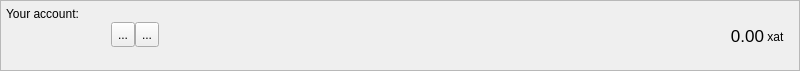
<?xml version="1.0" encoding="UTF-8"?>
<ui version="4.0">
 <class>AccountFrame</class>
 <widget class="QFrame" name="AccountFrame">
  <property name="geometry">
   <rect>
    <x>0</x>
    <y>0</y>
    <width>800</width>
    <height>71</height>
   </rect>
  </property>
  <property name="minimumSize">
   <size>
    <width>0</width>
    <height>70</height>
   </size>
  </property>
  <property name="maximumSize">
   <size>
    <width>16777215</width>
    <height>71</height>
   </size>
  </property>
  <property name="windowTitle">
   <string>Frame</string>
  </property>
  <property name="frameShape">
   <enum>QFrame::StyledPanel</enum>
  </property>
  <property name="frameShadow">
   <enum>QFrame::Plain</enum>
  </property>
  <layout class="QHBoxLayout" name="horizontalLayout_3">
   <property name="spacing">
    <number>0</number>
   </property>
   <property name="leftMargin">
    <number>5</number>
   </property>
   <property name="topMargin">
    <number>0</number>
   </property>
   <property name="rightMargin">
    <number>5</number>
   </property>
   <property name="bottomMargin">
    <number>0</number>
   </property>
   <item>
    <layout class="QVBoxLayout" name="verticalLayout_3">
     <property name="spacing">
      <number>1</number>
     </property>
     <property name="leftMargin">
      <number>0</number>
     </property>
     <property name="rightMargin">
      <number>0</number>
     </property>
     <item>
      <widget class="QLabel" name="label">
       <property name="minimumSize">
        <size>
         <width>0</width>
         <height>20</height>
        </size>
       </property>
       <property name="maximumSize">
        <size>
         <width>16777215</width>
         <height>20</height>
        </size>
       </property>
       <property name="text">
        <string>Your account:</string>
       </property>
       <property name="alignment">
        <set>Qt::AlignBottom|Qt::AlignLeading|Qt::AlignLeft</set>
       </property>
       <property name="margin">
        <number>0</number>
       </property>
       <property name="indent">
        <number>0</number>
       </property>
      </widget>
     </item>
     <item>
      <layout class="QHBoxLayout" name="horizontalLayout">
       <property name="spacing">
        <number>0</number>
       </property>
       <property name="bottomMargin">
        <number>0</number>
       </property>
       <item>
        <widget class="QLabel" name="m_addressLabel">
         <property name="sizePolicy">
          <sizepolicy hsizetype="Minimum" vsizetype="Preferred">
           <horstretch>0</horstretch>
           <verstretch>0</verstretch>
          </sizepolicy>
         </property>
         <property name="minimumSize">
          <size>
           <width>100</width>
           <height>22</height>
          </size>
         </property>
         <property name="maximumSize">
          <size>
           <width>16777215</width>
           <height>22</height>
          </size>
         </property>
         <property name="baseSize">
          <size>
           <width>0</width>
           <height>22</height>
          </size>
         </property>
         <property name="cursor">
          <cursorShape>IBeamCursor</cursorShape>
         </property>
         <property name="toolTip">
          <string>Your receiving address</string>
         </property>
         <property name="whatsThis">
          <string>This is your account address</string>
         </property>
         <property name="text">
          <string/>
         </property>
         <property name="alignment">
          <set>Qt::AlignBottom|Qt::AlignLeading|Qt::AlignLeft</set>
         </property>
         <property name="textInteractionFlags">
          <set>Qt::TextSelectableByKeyboard|Qt::TextSelectableByMouse</set>
         </property>
        </widget>
       </item>
       <item>
        <spacer name="horizontalSpacer_2">
         <property name="orientation">
          <enum>Qt::Horizontal</enum>
         </property>
         <property name="sizeType">
          <enum>QSizePolicy::Fixed</enum>
         </property>
         <property name="sizeHint" stdset="0">
          <size>
           <width>5</width>
           <height>25</height>
          </size>
         </property>
        </spacer>
       </item>
       <item>
        <widget class="QToolButton" name="m_copyButton">
         <property name="minimumSize">
          <size>
           <width>0</width>
           <height>25</height>
          </size>
         </property>
         <property name="toolTip">
          <string>Copy address</string>
         </property>
         <property name="statusTip">
          <string/>
         </property>
         <property name="whatsThis">
          <string/>
         </property>
         <property name="text">
          <string>...</string>
         </property>
         <property name="icon">
          <iconset resource="../../resources.qrc">
           <normaloff>:/icons/copy</normaloff>:/icons/copy</iconset>
         </property>
        </widget>
       </item>
       <item>
        <widget class="QToolButton" name="m_qrButton">
         <property name="minimumSize">
          <size>
           <width>0</width>
           <height>25</height>
          </size>
         </property>
         <property name="toolTip">
          <string>Show QR code</string>
         </property>
         <property name="statusTip">
          <string/>
         </property>
         <property name="text">
          <string>...</string>
         </property>
         <property name="icon">
          <iconset resource="../../resources.qrc">
           <normaloff>:/icons/qrcode</normaloff>:/icons/qrcode</iconset>
         </property>
        </widget>
       </item>
       <item>
        <spacer name="horizontalSpacer">
         <property name="orientation">
          <enum>Qt::Horizontal</enum>
         </property>
         <property name="sizeHint" stdset="0">
          <size>
           <width>0</width>
           <height>25</height>
          </size>
         </property>
        </spacer>
       </item>
       <item>
        <widget class="QLabel" name="totalBalance">
         <property name="sizePolicy">
          <sizepolicy hsizetype="Preferred" vsizetype="Preferred">
           <horstretch>0</horstretch>
           <verstretch>0</verstretch>
          </sizepolicy>
         </property>
         <property name="maximumSize">
          <size>
           <width>16777215</width>
           <height>24</height>
          </size>
         </property>
         <property name="font">
          <font>
           <pointsize>13</pointsize>
           <weight>50</weight>
           <bold>false</bold>
          </font>
         </property>
         <property name="toolTip">
          <string>Total balance</string>
         </property>
         <property name="statusTip">
          <string>Total balance</string>
         </property>
         <property name="text">
          <string>0.00</string>
         </property>
         <property name="alignment">
          <set>Qt::AlignBottom|Qt::AlignRight|Qt::AlignTrailing</set>
         </property>
         <property name="margin">
          <number>0</number>
         </property>
         <property name="textInteractionFlags">
          <set>Qt::TextSelectableByMouse</set>
         </property>
        </widget>
       </item>
       <item>
        <widget class="QLabel" name="label_2">
         <property name="sizePolicy">
          <sizepolicy hsizetype="Preferred" vsizetype="Fixed">
           <horstretch>0</horstretch>
           <verstretch>0</verstretch>
          </sizepolicy>
         </property>
         <property name="minimumSize">
          <size>
           <width>30</width>
           <height>20</height>
          </size>
         </property>
         <property name="maximumSize">
          <size>
           <width>16777215</width>
           <height>20</height>
          </size>
         </property>
         <property name="baseSize">
          <size>
           <width>-1</width>
           <height>20</height>
          </size>
         </property>
         <property name="text">
          <string> xat</string>
         </property>
         <property name="alignment">
          <set>Qt::AlignBottom|Qt::AlignLeading|Qt::AlignLeft</set>
         </property>
         <property name="margin">
          <number>0</number>
         </property>
        </widget>
       </item>
      </layout>
     </item>
     <item>
      <widget class="QLabel" name="addressStatusLabel">
       <property name="minimumSize">
        <size>
         <width>0</width>
         <height>20</height>
        </size>
       </property>
       <property name="maximumSize">
        <size>
         <width>16777215</width>
         <height>20</height>
        </size>
       </property>
       <property name="text">
        <string/>
       </property>
       <property name="alignment">
        <set>Qt::AlignLeading|Qt::AlignLeft|Qt::AlignTop</set>
       </property>
       <property name="margin">
        <number>0</number>
       </property>
       <property name="indent">
        <number>0</number>
       </property>
      </widget>
     </item>
    </layout>
   </item>
  </layout>
 </widget>
 <resources>
  <include location="../../resources.qrc"/>
 </resources>
 <connections>
  <connection>
   <sender>m_copyButton</sender>
   <signal>clicked()</signal>
   <receiver>AccountFrame</receiver>
   <slot>copyAddress()</slot>
   <hints>
    <hint type="sourcelabel">
     <x>818</x>
     <y>26</y>
    </hint>
    <hint type="destinationlabel">
     <x>422</x>
     <y>295</y>
    </hint>
   </hints>
  </connection>
  <connection>
   <sender>m_qrButton</sender>
   <signal>clicked()</signal>
   <receiver>AccountFrame</receiver>
   <slot>showQR()</slot>
   <hints>
    <hint type="sourcelabel">
     <x>802</x>
     <y>34</y>
    </hint>
    <hint type="destinationlabel">
     <x>494</x>
     <y>35</y>
    </hint>
   </hints>
  </connection>
 </connections>
 <slots>
  <slot>copyAddress()</slot>
 </slots>
</ui>
